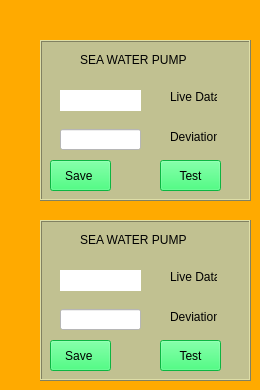
       <widget class="QWidget" name="tab_2">
        <property name="styleSheet">
         <string notr="true">QWidget{
background-color:rgb(255, 170, 0);

}</string>
        </property>
        <attribute name="title">
         <string>Pumps</string>
        </attribute>
        <widget class="QFrame" name="frame_SeaWaterPump">
         <property name="geometry">
          <rect>
           <x>40</x>
           <y>40</y>
           <width>211</width>
           <height>161</height>
          </rect>
         </property>
         <property name="styleSheet">
          <string notr="true">QFrame{
	background-color:rgb(193, 193, 145) ;
}</string>
         </property>
         <property name="frameShape">
          <enum>QFrame::Box</enum>
         </property>
         <property name="frameShadow">
          <enum>QFrame::Raised</enum>
         </property>
         <widget class="QLabel" name="label_11">
          <property name="geometry">
           <rect>
            <x>130</x>
            <y>50</y>
            <width>47</width>
            <height>13</height>
           </rect>
          </property>
          <property name="text">
           <string>Live Data</string>
          </property>
         </widget>
         <widget class="QLabel" name="label_12">
          <property name="geometry">
           <rect>
            <x>130</x>
            <y>90</y>
            <width>47</width>
            <height>13</height>
           </rect>
          </property>
          <property name="text">
           <string>Deviation</string>
          </property>
         </widget>
         <widget class="QPushButton" name="pushButton">
          <property name="geometry">
           <rect>
            <x>120</x>
            <y>120</y>
            <width>61</width>
            <height>31</height>
           </rect>
          </property>
          <property name="styleSheet">
           <string notr="true">background-color: rgb(17, 255, 92);</string>
          </property>
          <property name="text">
           <string>Test</string>
          </property>
         </widget>
         <widget class="QPushButton" name="pushButton_2">
          <property name="geometry">
           <rect>
            <x>10</x>
            <y>120</y>
            <width>61</width>
            <height>31</height>
           </rect>
          </property>
          <property name="styleSheet">
           <string notr="true">background-color: rgb(17, 255, 92);</string>
          </property>
          <property name="text">
           <string>Save </string>
          </property>
         </widget>
         <widget class="QLabel" name="label_32">
          <property name="geometry">
           <rect>
            <x>20</x>
            <y>50</y>
            <width>81</width>
            <height>21</height>
           </rect>
          </property>
          <property name="styleSheet">
           <string notr="true">background-color: rgb(255, 255, 255);</string>
          </property>
          <property name="text">
           <string/>
          </property>
         </widget>
         <widget class="QLabel" name="label_34">
          <property name="geometry">
           <rect>
            <x>40</x>
            <y>10</y>
            <width>141</width>
            <height>20</height>
           </rect>
          </property>
          <property name="styleSheet">
           <string notr="true">font: 75 12pt &quot;Times New Roman&quot;;</string>
          </property>
          <property name="text">
           <string>SEA WATER PUMP</string>
          </property>
         </widget>
         <widget class="QLineEdit" name="lineEdit">
          <property name="geometry">
           <rect>
            <x>20</x>
            <y>89</y>
            <width>81</width>
            <height>21</height>
           </rect>
          </property>
          <property name="styleSheet">
           <string notr="true">background-color: rgb(255, 255, 255);</string>
          </property>
         </widget>
        </widget>
        <widget class="QFrame" name="frame_4">
         <property name="geometry">
          <rect>
           <x>40</x>
           <y>220</y>
           <width>211</width>
           <height>161</height>
          </rect>
         </property>
         <property name="styleSheet">
          <string notr="true">QFrame{
	background-color:rgb(193, 193, 145) ;
}</string>
         </property>
         <property name="frameShape">
          <enum>QFrame::Box</enum>
         </property>
         <property name="frameShadow">
          <enum>QFrame::Raised</enum>
         </property>
         <widget class="QLabel" name="label_38">
          <property name="geometry">
           <rect>
            <x>130</x>
            <y>50</y>
            <width>47</width>
            <height>13</height>
           </rect>
          </property>
          <property name="text">
           <string>Live Data</string>
          </property>
         </widget>
         <widget class="QLabel" name="label_39">
          <property name="geometry">
           <rect>
            <x>130</x>
            <y>90</y>
            <width>47</width>
            <height>13</height>
           </rect>
          </property>
          <property name="text">
           <string>Deviation</string>
          </property>
         </widget>
         <widget class="QPushButton" name="pushButton_9">
          <property name="geometry">
           <rect>
            <x>120</x>
            <y>120</y>
            <width>61</width>
            <height>31</height>
           </rect>
          </property>
          <property name="styleSheet">
           <string notr="true">background-color: rgb(17, 255, 92);</string>
          </property>
          <property name="text">
           <string>Test</string>
          </property>
         </widget>
         <widget class="QPushButton" name="pushButton_10">
          <property name="geometry">
           <rect>
            <x>10</x>
            <y>120</y>
            <width>61</width>
            <height>31</height>
           </rect>
          </property>
          <property name="styleSheet">
           <string notr="true">background-color: rgb(17, 255, 92);</string>
          </property>
          <property name="text">
           <string>Save </string>
          </property>
         </widget>
         <widget class="QLabel" name="label_40">
          <property name="geometry">
           <rect>
            <x>20</x>
            <y>50</y>
            <width>81</width>
            <height>21</height>
           </rect>
          </property>
          <property name="styleSheet">
           <string notr="true">background-color: rgb(255, 255, 255);</string>
          </property>
          <property name="text">
           <string/>
          </property>
         </widget>
         <widget class="QLabel" name="label_41">
          <property name="geometry">
           <rect>
            <x>40</x>
            <y>10</y>
            <width>141</width>
            <height>20</height>
           </rect>
          </property>
          <property name="styleSheet">
           <string notr="true">font: 75 12pt &quot;Times New Roman&quot;;</string>
          </property>
          <property name="text">
           <string>SEA WATER PUMP</string>
          </property>
         </widget>
         <widget class="QLineEdit" name="lineEdit_3">
          <property name="geometry">
           <rect>
            <x>20</x>
            <y>89</y>
            <width>81</width>
            <height>21</height>
           </rect>
          </property>
          <property name="styleSheet">
           <string notr="true">background-color: rgb(255, 255, 255);</string>
          </property>
         </widget>
        </widget>
       </widget>
